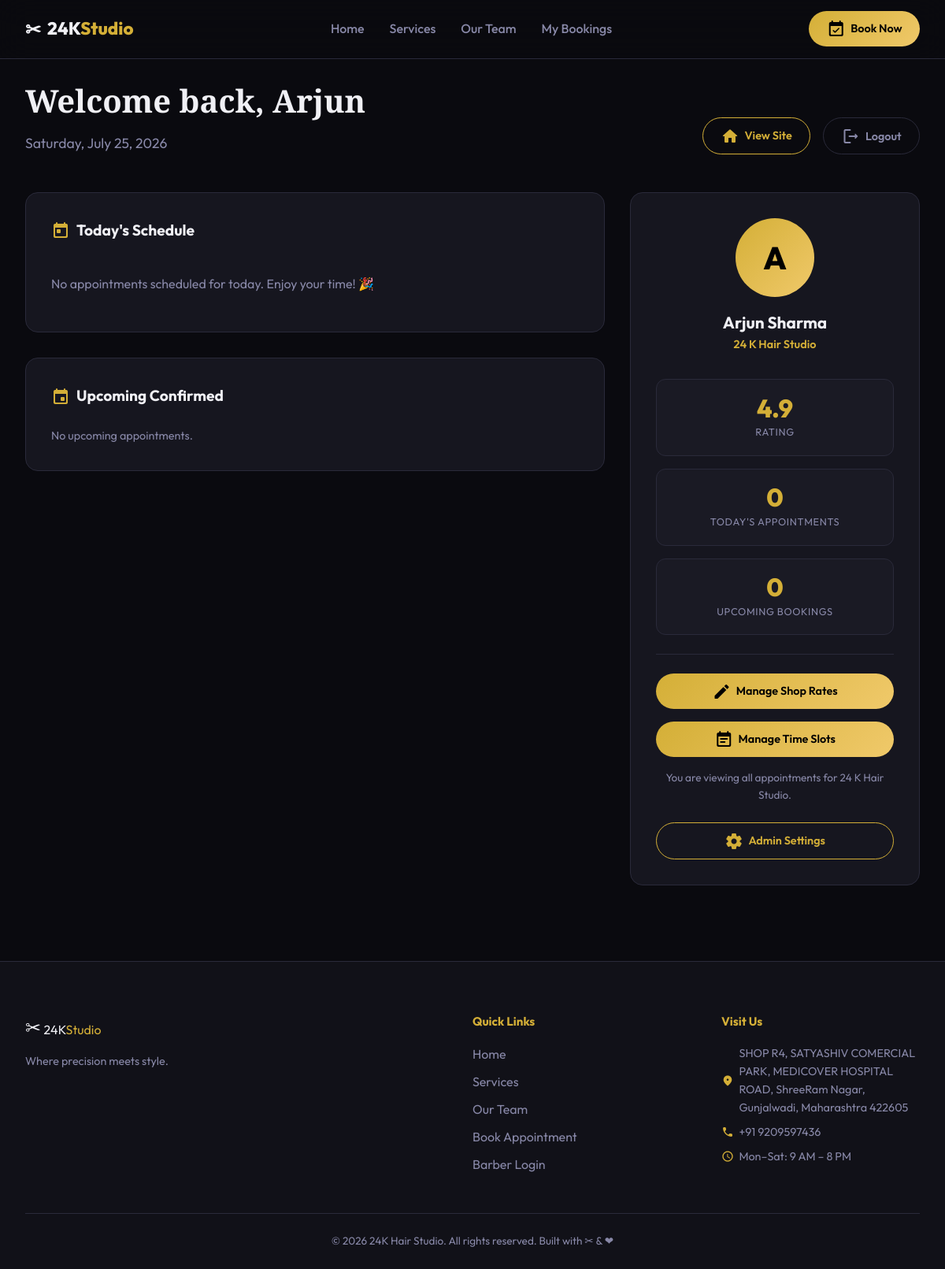
Page /dashboard/ (signed in) on the committed database.
### bookings/models.py (models this page shows, shortened)
class Barber(models.Model):
    user = models.OneToOneField(User, on_delete=models.CASCADE, null=True, blank=True)
    shop = models.ForeignKey(Shop, on_delete=models.CASCADE, related_name='barbers', null=True, blank=True)
    name = models.CharField(max_length=100)
    speciality = models.CharField(max_length=200, blank=True)
    bio = models.TextField(blank=True)
    photo = models.ImageField(upload_to='barbers/', null=True, blank=True)
    rating = models.DecimalField(max_digits=3, decimal_places=1, default=5.0)
    experience_years = models.IntegerField(default=1)
    is_manager = models.BooleanField(default=False)
    is_active = models.BooleanField(default=True)

class Shop(models.Model):
    name = models.CharField(max_length=100)
    address = models.TextField(blank=True)
    city = models.CharField(max_length=50, blank=True)
    phone = models.CharField(max_length=20, blank=True)
    is_active = models.BooleanField(default=True)

### bookings/views.py (the view, shortened to what this page needs)
# urls.py: path('dashboard/', views.barber_dashboard, name='barber_dashboard'),
@login_required
def barber_dashboard(request):
    try:
        barber = request.user.barber
    except Barber.DoesNotExist:
        messages.error(request, "You are not registered as a barber.")
        return redirect('home')
    today = timezone.localtime().date()
    if barber.is_manager and barber.shop:
        today_appointments = Appointment.objects.filter(
            barber__shop=barber.shop,
            slot__date=today
        ).select_related('slot', 'service', 'barber').order_by('slot__start_time')
        upcoming_appointments = Appointment.objects.filter(
            barber__shop=barber.shop,
            slot__date__gt=today,
            status='confirmed'
        ).select_related('slot', 'service', 'barber').order_by('slot__date', 'slot__start_time')
    context = {
        'barber': barber,
        'today_appointments': today_appointments,
        'upcoming_appointments': upcoming_appointments,
        'today': today,
    }
    return render(request, 'bookings/barber_dashboard.html', context)

### templates/bookings/barber_dashboard.html (shortened to what this page needs)
{% extends "base.html" %}
{% block content %}
<div class="dashboard">
  <div class="dashboard-header">
    <div>
      <h1 class="dash-title">Welcome back, {{ barber.name.split.0 }}</h1>
      <p class="dash-subtitle">{{ today|date:"l, F j, Y" }}</p>
    </div>
    <div style="display: flex; gap: 1rem;">
      <a href="{% url 'home' %}" class="btn btn-outline"><span class="material-icons-round">home</span> View Site</a>
      <form action="{% url 'logout' %}" method="post" style="margin: 0;">
        <button type="submit" class="btn btn-ghost"><span class="material-icons-round">logout</span> Logout</button>
      </form>
    </div>
  </div>
  <div class="dash-grid">
    <div class="dash-main">
      <div class="dash-card">
        <h2 class="dash-card-title"><span class="material-icons-round">today</span> Today's Schedule</h2>
        <div class="apt-list">
          {% for apt in today_appointments %}
          <div class="apt-item">
            <div class="apt-info">
              <h4>{{ apt.customer_name }}</h4>
              <div class="apt-meta">
                <span><span class="material-icons-round">schedule</span> {{ apt.slot.start_time|time:"h:i A" }} - {{ apt.slot.end_time|time:"h:i A" }}</span>
                <span><span class="material-icons-round">spa</span> {{ apt.service.name }}</span>
              </div>
              <div class="apt-meta" style="margin-top: 0.3rem;">
                <span><span class="material-icons-round">phone</span> {{ apt.customer_phone }}</span>
                {% if apt.notes %}<span><span class="material-icons-round">notes</span> {{ apt.notes }}</span>{% endif %}
              </div>
            </div>
            <div class="apt-actions">
              {% if apt.status == 'confirmed' %}
                <a href="{% url 'barber_action' apt.pk 'complete' %}" class="btn btn-primary btn-sm"><span class="material-icons-round">check</span> Complete</a>
                <a href="{% url 'barber_action' apt.pk 'cancel' %}" class="btn btn-danger btn-sm" onclick="return confirm('Are you sure you want to cancel this appointment?')"><span class="material-icons-round">close</span> Cancel</a>
              {% else %}
                <div class="status-pill status-{{ apt.status }}" style="margin:0;">
                  <span class="material-icons-round">
                    {% if apt.status == 'completed' %}task_alt{% else %}cancel{% endif %}
                  </span>
                  {{ apt.get_status_display }}
                </div>
              {% endif %}
            </div>
          </div>
          {% empty %}
          <p style="color: var(--muted); padding: 1rem 0;">No appointments scheduled for today. Enjoy your time! 🎉</p>
          {% endfor %}
        </div>
      </div>
      <div class="dash-card" style="margin-top: 2rem;">
        <h2 class="dash-card-title"><span class="material-icons-round">event</span> Upcoming Confirmed</h2>
        <div class="apt-list">
          {% for apt in upcoming_appointments %}
          <div class="apt-item" style="padding: 1rem;">
            <div class="apt-info">
              <h4 style="font-size: 1rem;">{{ apt.customer_name }}</h4>
              <div class="apt-meta">
                <span><span class="material-icons-round">calendar_today</span> {{ apt.slot.date|date:"D, M j" }}</span>
                <span><span class="material-icons-round">schedule</span> {{ apt.slot.start_time|time:"h:i A" }}</span>
                <span><span class="material-icons-round">spa</span> {{ apt.service.name }}</span>
              </div>
            </div>
          </div>
          {% empty %}
          <p style="color: var(--muted); font-size: 0.9rem;">No upcoming appointments.</p>
          {% endfor %}
        </div>
      </div>
    </div>
    <div class="dash-sidebar">
      <div class="dash-card">
        <div class="profile-summary">
          <div class="profile-avatar">
            {% if barber.photo %}
              <img src="{{ barber.photo.url }}" alt="{{ barber.name }}">
            {% else %}
              {{ barber.name|first }}
            {% endif %}
          </div>
          <h3>{{ barber.name }}</h3>
          <p>{{ barber.shop.name }}</p>
        </div>
        <div class="stat-box">
          <div class="num">{{ barber.rating }}</div>
          <div class="label">Rating</div>
        </div>
        <div class="stat-box">
          <div class="num">{{ today_appointments|length }}</div>
          <div class="label">Today's Appointments</div>
        </div>
        <div class="stat-box">
          <div class="num">{{ upcoming_appointments|length }}</div>
          <div class="label">Upcoming Bookings</div>
        </div>
        <hr style="border:0; border-top: 1px solid var(--border); margin: 1.5rem 0;" />
        {% if barber.is_manager %}
        <a href="{% url 'shop_rates' %}" class="btn btn-primary" style="width: 100%; justify-content: center; margin-bottom: 1rem;">
          <span class="material-icons-round">edit</span> Manage Shop Rates
        </a>
        <a href="{% url 'shop_slots' %}" class="btn btn-primary" style="width: 100%; justify-content: center; margin-bottom: 1rem;">
          <span class="material-icons-round">event_note</span> Manage Time Slots
        </a>
        <p style="color: var(--muted); font-size: 0.85rem; text-align: center; margin-bottom: 1.5rem;">You are viewing all appointments for {{ barber.shop.name }}.</p>
        {% endif %}
        <a href="{% url 'admin:index' %}" class="btn btn-outline" style="width: 100%; justify-content: center;">
          <span class="material-icons-round">settings</span> Admin Settings
        </a>
      </div>
    </div>
  </div>
</div>
{% endblock %}

### static/css/style.css (style rules this page uses)
:root { --bg: #0a0a0f; --bg2: #111118; --bg3: #1a1a24; --card: #16161f; --border: #2a2a3a; --accent: #d4af37; --accent2: #f0c96a; --text: #f0f0f5; --muted: #8888a8; --success: #10b981; --danger: #ef4444; --radius: 16px; --shadow: 0 8px 32px rgba(0,0,0,0.4); }
*,*::before,*::after { box-sizing:border-box;margin:0;padding:0 }
html { scroll-behavior:smooth }
body { background:var(--bg);color:var(--text);font-family:'Outfit',sans-serif;line-height:1.6;overflow-x:hidden }
a { color:inherit;text-decoration:none }
.btn { display:inline-flex;align-items:center;gap:.4rem;padding:.65rem 1.4rem;border-radius:99px;font-family:'Outfit',sans-serif;font-size:.9rem;font-weight:600;cursor:pointer;border:none;transition:all .25s;white-space:nowrap }
.btn-primary { background:linear-gradient(135deg,var(--accent),var(--accent2));color:#000 }
.btn-ghost { background:transparent;color:var(--muted);border:1px solid var(--border) }
.btn-outline { background:transparent;color:var(--accent);border:1.5px solid var(--accent) }

### templates/bookings/barber_dashboard.html (style rules this page uses)
.dashboard { padding: 6rem 2rem; max-width: 1200px; margin: 0 auto; min-height: 100vh; }
.dashboard-header { margin-bottom: 3rem; display: flex; justify-content: space-between; align-items: flex-end; flex-wrap: wrap; gap: 1rem; }
.dash-title { font-family: 'Playfair Display', serif; font-size: 2.5rem; margin-bottom: 0.5rem; }
.dash-subtitle { color: var(--muted); font-size: 1.1rem; }
.dash-grid { display: grid; grid-template-columns: 2fr 1fr; gap: 2rem; }
.dash-card { background: var(--card); border: 1px solid var(--border); border-radius: var(--radius); padding: 2rem; }
.dash-card-title { font-size: 1.2rem; font-weight: 700; margin-bottom: 1.5rem; display: flex; align-items: center; gap: 0.5rem; }
.dash-card-title .material-icons-round { color: var(--accent); }
.apt-list { display: flex; flex-direction: column; gap: 1rem; }
.profile-summary { text-align: center; margin-bottom: 2rem; }
.profile-avatar { width: 100px; height: 100px; border-radius: 50%; background: linear-gradient(135deg, var(--accent), var(--accent2)); color: #000; font-size: 2.5rem; font-weight: 800; display: flex; align-items: center; justify-content: center; margin: 0 auto 1rem; }
.profile-summary h3 { font-size: 1.3rem; }
.profile-summary p { color: var(--accent); font-weight: 600; font-size: 0.9rem; }
.stat-box { background: var(--bg3); padding: 1.2rem; border-radius: 12px; text-align: center; border: 1px solid var(--border); margin-bottom: 1rem; }
.stat-box .num { font-size: 2rem; font-weight: 800; color: var(--accent); line-height: 1; margin-bottom: 0.3rem; }
.stat-box .label { font-size: 0.8rem; color: var(--muted); text-transform: uppercase; letter-spacing: 0.05em; }

### rows in the picture
Barber: name.split.0 "Arjun", name|first "A", name "Arjun Sharma", shop.name "24 K Hair Studio", rating "4.9"

### other values in the picture
{{ today|date:"l, F j, Y" }} "Saturday, July 25, 2026"
{{ today_appointments|length }} "0"
{{ upcoming_appointments|length }} "0"
